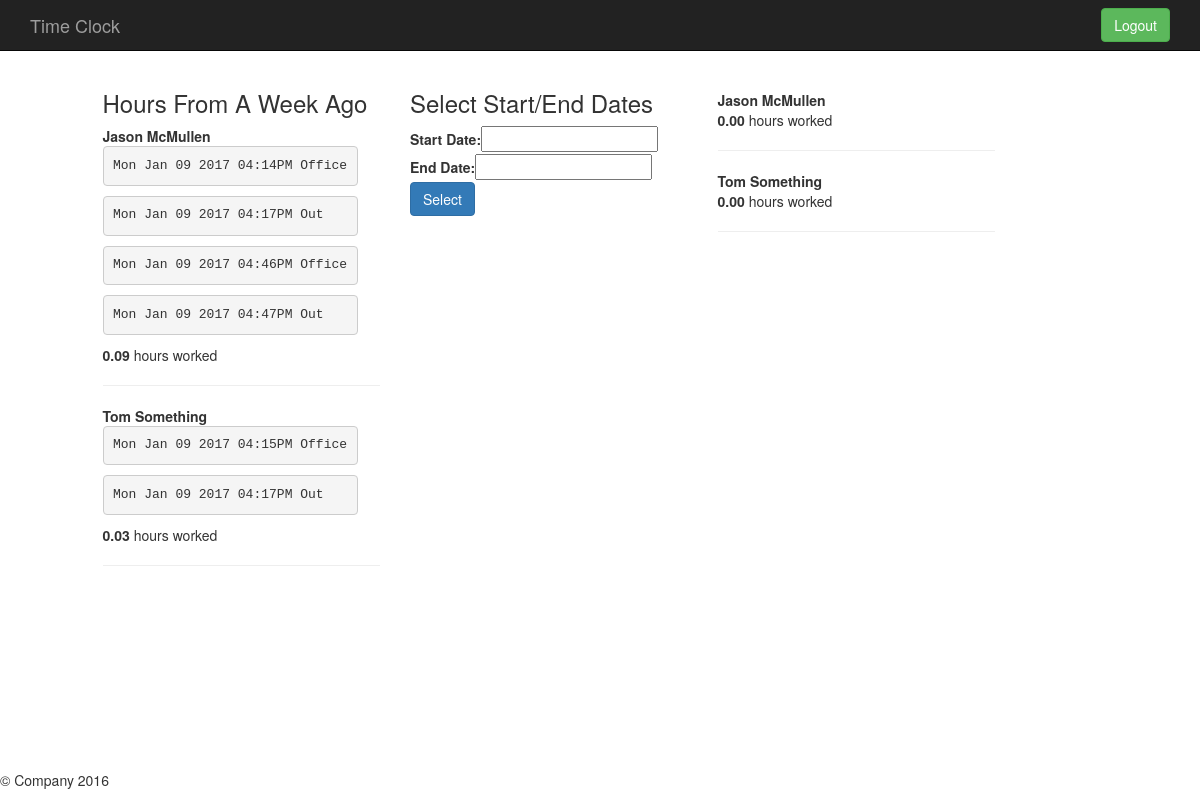
The page /profile/ (signed in) on the database as committed earlier.
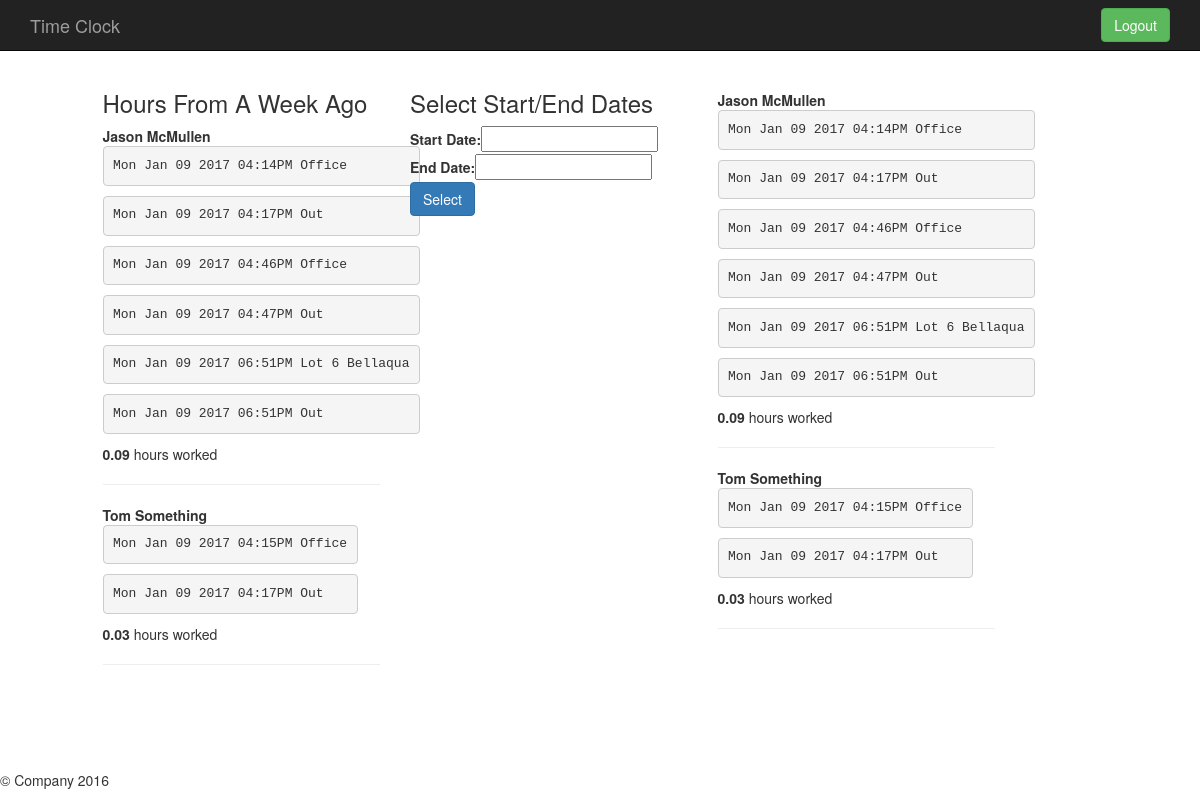
The same page on the database as committed later.
### clock/models.py (models this page shows, shortened)
class Employee(models.Model):
    numeric = RegexValidator(r'^[0-9]*$', 'Only numeric characters are allowed.')
    alpha = RegexValidator(r'^[A-za-z]*$', 'Only alpha characters are allowed.')
    user = models.OneToOneField(User, on_delete=models.CASCADE)
    first_name = models.CharField(max_length=20, null=False, blank=True, validators=[alpha])
    last_name = models.CharField(max_length=20, null=False, blank=True, validators=[alpha])
    phone = models.CharField(max_length=10, null=False, blank=True, validators=[numeric])
    pay_rate = models.FloatField(default=0.00, null=False, blank=True)
    start_date = models.DateField(null = True, blank=False)
    end_date = models.DateField(null = True, blank=False)
    """
    @ Method to return all punches for this employee
    @
    @ return all of the punches for this employee
    """
    """
    @ Method to return all punches created today for this employee
    @
    @ return all of todays punches for this employee
    """
    """
    @ Method to return all punches created this week for this employee
    @
    @ return all punches from this week for this employee
    """
    def getThisWeeksPunches(self):
        this_weeks_punches = Punch.objects.filter(employee=self, date__range=[datetime.now() - timedelta(days=7),
                                                  datetime.now()]).order_by("-date")
        return this_weeks_punches
    """
    @ Method to return a custom date range of punches
    @
    @ return all punches within the given date parameters
    """
    def getCustomDatePunches(self):
        if self.start_date == None:
            self.start_date = datetime.now()
            self.end_date = datetime.now()
        custom_punches = Punch.objects.filter(employee=self, date__range=(self.start_date, self.end_date)).order_by("-date")
        return custom_punches
    """
    @ Method to create the total number of punches for this employee
    @
    @ return the total number of punches for this employee
    """
    """
    @ Method that returns True if there is an even number of punches created for this employee, False otherwise.
    @
    @ return True if an even number of punches has been created for this employee, False otherwise
    """
    """
    @ This will be calculated by finding the total number of seconds the employee has worked and
    @ then converting it to hours in decimal form.
    @
    @ return the total number of hours this employee has worked today
    """
    """
    @ Method that will calculate the total number of hours an employee has worked for this week.
    @
    @ return the total number of hours this employee has worked this week
    """
    def hoursWorkedThisWeek(self):
        punches = list(Punch.objects.filter(employee=self, date__range=[datetime.now() - timedelta(days=7),
                                            datetime.now()]).order_by("-date"))
        total = len(punches)
        if total % 3 == 0 and total != 0:
            del punches[-1]
        start = None
        end = None
        start_date = None
        end_date = None
        total_seconds = 0.0
        for p in punches:
            if start == None:
                start = p.time
                start_date = p.date
            else:
                end = p.time
                end_date = p.date
                total_seconds += abs(end.hour - start.hour) * 3600
                total_seconds += abs(end.minute - start.minute) * 60
                total_seconds += abs(end.second - start.second)
                total_seconds += abs(end_date - start_date).days * 86400
                start = None
        return "%.2f" % (total_seconds / 3600)
    """
    @ Method that will calculate the total number of hours an employee has worked during the
    @ specified date range
    @
    @ return the total number of hours this employee has worked during this date range
    """
    def getCustomDateHours(self):
        if self.start_date == None:
            self.start_date = datetime.now()
            self.end_date = datetime.now()
        punches = list(Punch.objects.filter(employee=self, date__range=(self.start_date, self.end_date)).order_by("-date"))
        total = len(punches)
        if total % 3 == 0 and total != 0:
            del punches[-1]
        start = None
        end = None
        start_date = None
        end_date = None
        total_seconds = 0.0
        for p in punches:
            if start == None:
                start = p.time
                start_date = p.date
            else:
                end = p.time
                end_date = p.date
                total_seconds += abs(end.hour - start.hour) * 3600
                total_seconds += abs(end.minute - start.minute) * 60
                total_seconds += abs(end.second - start.second)
                total_seconds += abs(end_date - start_date).days * 86400
                start = None
        return "%.2f" % (total_seconds / 3600)
    """
    @ String representation of an instance of this class
    @
    @ return a string representation of an employee
    """
    def __str__(self):
        return self.first_name + " " + self.last_name

class Punch(models.Model):
    employee = models.ForeignKey('Employee')
    date = models.DateField()
    time = models.TimeField()
    location = models.CharField(
        max_length=50,
        choices=LOCATION_CHOICES, # Choices is located in /location_choices.py
        default = OFFICE,
    )
    """
    @ Method that creates a string representation of a punch.
    @
    @ return a string representation of a punch.
    """
    def __str__(self):
        formatT = '%I:%M%p'
        formatD = "%a %b %d %Y"
        return self.date.strftime(formatD) + " " + self.time.strftime(formatT) + " " + self.location

### clock/views.py (the view)
# urls.py: url(r'^profile/$', views.Profile, name="profile"),
@login_required
def Profile(request):
    if not request.user.is_authenticated():
        return HttpResponseRedirect('/login/')
    user = request.user
    try:
        employee = user.employee
        if request.method == 'POST':
            if employee.isEvenNumPunches():
                form = PunchInForm(request.POST)
                if form.is_valid():
                    location = form.cleaned_data['location']
                    ProfileHelper(location, employee)
            else:
                form = PunchOutForm(request.POST)
                if form.is_valid():
                    location = "Out"
                    ProfileHelper(location, employee)
            return HttpResponseRedirect('/employee_profile/')
        else:
            if employee.isEvenNumPunches():
                form = PunchInForm()
                context = {'form': form, 'employee': employee}
                return render(request, 'employee_profile.html', context)
            else:
                form = PunchOutForm()
                context = {'form': form, 'employee': employee}
                return render(request, 'employee_profile.html', context)
    except ObjectDoesNotExist:
        try:
            employer = user.employer
            if request.method == 'POST':
                form = EmployeeInfoForm(request.POST)
                if form.is_valid():
                    start = form.cleaned_data['start_date']
                    end = form.cleaned_data['end_date']
                    for emp in employer.getAllEmployees():
                        emp.start_date = start
                        emp.end_date = end
                        emp.save()
                context = {'employer' : employer, 'form': form}
                return render(request, 'employer_profile.html', context)
            else:
                form = EmployeeInfoForm()
                context = {'form': form, 'employer': employer}
                return render(request, 'employer_profile.html', context)
        except ObjectDoesNotExist:
            return HttpResponseRedirect('/admin/')

### clock/forms.py
class EmployeeInfoForm(forms.Form):
    class Meta:
        model = Employee
        widgets = {
            'datetime': DateTimeWidget()
        }
    dateTimeOptions = {
       'format': 'mm/dd/yyyy',
        'autoclose': 'true',
        'todayBtn': 'true',
        'todayHighlight': 'true',
        'minView': '2',
        'maxView': '2',
    }
    start_date = forms.DateField(widget=DateTimeWidget(options = dateTimeOptions))
    end_date = forms.DateField(widget=DateTimeWidget(options = dateTimeOptions))

### clock/models.py (called while the page is built)
    def getAllEmployees(self):
        all_employees = Employee.objects.all()
        return all_employees

### static/templates/employer_profile.html (shortened to what this page needs)
{% extends 'base.html' %}
{% block content %}
<div class="row">
    <div class="col-sm-1">
    </div>
    <div class="col-md-3">
        <h3>Hours From A Week Ago</h3>
        <section>
            {% for employee in employer.getAllEmployees %}
                <table>
                    <tr>
                        <b>{{ employee }}</b>
                    </tr>
                    <td>
                        {% for punch in employee.getThisWeeksPunches %}
                            <pre>{{ punch }}</pre>
                        {% endfor %}
                    </td>
                </table>
                <p><b>{{ employee.hoursWorkedThisWeek }}</b> hours worked</p>
                <hr>
            {% endfor %}
        </section>
    </div>
    <div class="col-md-3">
        <form method="POST" action="">{% csrf_token %}
            <h3>Select Start/End Dates</h3>
            <section>
                <label for="id_start_date">Start Date: </label>{{ form.start_date }}
                <label for="id_end_date">End Date: </label>{{ form.end_date }}
                <input type="submit" value="Select" class="btn btn-primary">
            </section>
        </form>
    </div>
    <div class="col-md-3">
        <section>
            {% for employee in employer.getAllEmployees %}
            <table>
                <tr>
                    <b>{{ employee }}</b>
                </tr>
                <td>
                    {% for punch in employee.getCustomDatePunches %}
                        <pre>{{ punch }}</pre>
                    {% endfor %}
                </td>
            </table>
            <p><b>{{ employee.getCustomDateHours }}</b> hours worked</p>
            <hr>
            {% endfor %}
        </section>
    </div>
</div>
{% endblock %}

### static/templates/base.html (shortened to what this page needs)
﻿<!DOCTYPE html>
<html lang="en">
    <head>
        <link href="/static/css/bootstrap.css" rel="stylesheet">
        <link href="/static/css/jumbotron.css" rel="stylesheet">
    </head>
    <body>
        <nav class="navbar navbar-inverse navbar-fixed-top">
            <div class="container">
                <div class="navbar-header">
                    <a class="navbar-brand" href="{% url "home" %}">Time Clock</a>
                </div>
                {% if user.is_authenticated %}
                    <div id="navbar" class="navbar-collapse collapse">
                        <form class="navbar-form navbar-right">{% csrf_token %}
                            <a href="/logout/" class="btn btn-success">Logout</a>
                        </form>
                {% else %}
                        <form class="navbar-form navbar-right">
                            <a href="/login/" class="btn btn-success">Login</a>
                        </form>
                    </div>
                {% endif %}
            </div>
        </nav>
        {% block content %}{% endblock %}
        <div class="navbar-fixed-bottom">
            <footer class="footer">
                <p>&copy; Company 2016</p>
            </footer>
        </div>
    </body>
</html>

### static/static/css/jumbotron.css (style rules this page uses)
body { padding-top: 50px; padding-bottom: 20px; }

Rows that differ between the two databases and show on the page:
changed Employee "Jason McMullen": gains Punch (date+time+location "Mon Jan 09 2017 04:14PM Office"); gains Punch (date+time+location "Mon Jan 09 2017 04:17PM Out"); gains Punch (date+time+location "Mon Jan 09 2017 04:46PM Office"); gains Punch (date+time+location "Mon Jan 09 2017 04:47PM Out"); getCustomDateHours "0.00" → "0.09"
added Punch: date+time+location "Mon Jan 09 2017 06:51PM Lot 6 Bellaqua", shown under Employee "Jason McMullen"
added Punch: date+time+location "Mon Jan 09 2017 06:51PM Out", shown under Employee "Jason McMullen"
changed Employee "Tom Something": gains Punch (date+time+location "Mon Jan 09 2017 04:15PM Office"); gains Punch (date+time+location "Mon Jan 09 2017 04:17PM Out"); getCustomDateHours "0.00" → "0.03"
